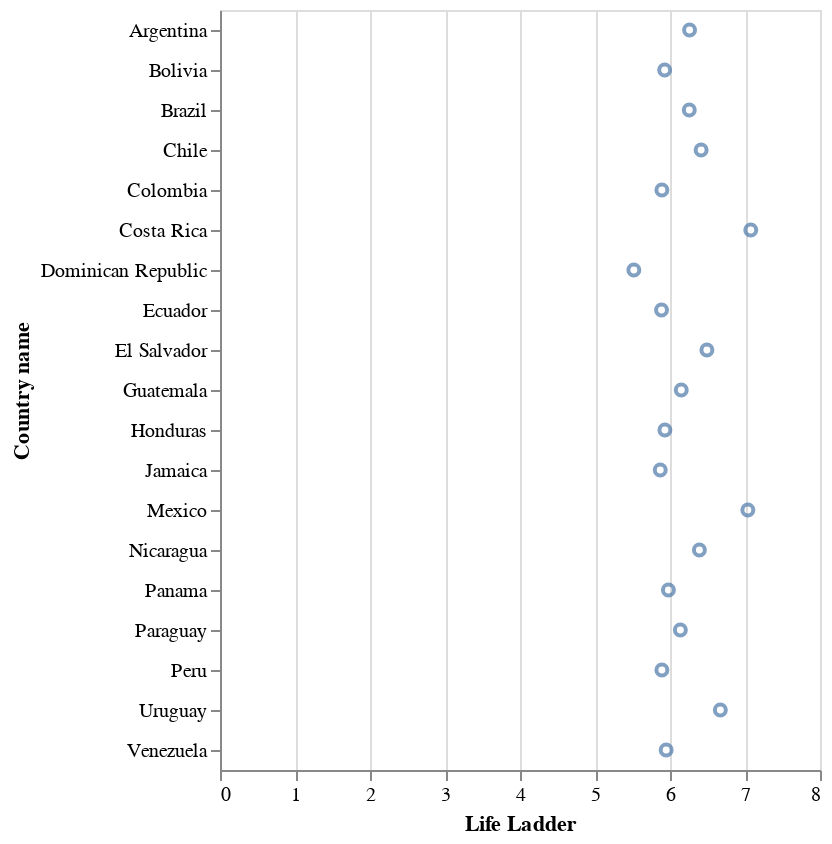

Here is the notebook cell this chart was saved with:
### Code cell
alt.Chart(happy_lac).mark_point().encode(
    alt.X("Life Ladder"),
    alt.Y("Country name")
)

### Figure 1 — Vega-Lite specification as saved in the notebook (floating-point values rounded to 4 significant figures)
{"config": {"view": {"continuousWidth": 300, "continuousHeight": 300}}, "data": {"name": "data-d6f2fa7d3b46e8375cb1e664682de5f6"}, "mark": {"type": "point"}, "encoding": {"x": {"field": "Life Ladder", "type": "quantitative"}, "y": {"field": "Country name", "type": "nominal"}}, "$schema": "https://vega.github.io/schema/vega-lite/v5.16.3.json", "datasets": {"data-d6f2fa7d3b46e8375cb1e664682de5f6": [{"Country name": "Argentina", "year": 2022, "Life Ladder": 6.261, "Log GDP per capita": 10.01, "Social support": 0.893, "Healthy life expectancy at birth": 67.25, "Freedom to make life choices": 0.825, "Generosity": -0.128, "Perceptions of corruption": 0.81, "Positive affect": 0.724, "Negative affect": 0.284, "Regional indicator": "Latin America and Caribbean", "_merge": "both"}, {"Country name": "Bolivia", "year": 2022, "Life Ladder": 5.929, "Log GDP per capita": 9.014, "Social support": 0.824, "Healthy life expectancy at birth": 63.75, "Freedom to make life choices": 0.865, "Generosity": -0.08, "Perceptions of corruption": 0.84, "Positive affect": 0.738, "Negative affect": 0.426, "Regional indicator": "Latin America and Caribbean", "_merge": "both"}, {"Country name": "Brazil", "year": 2022, "Life Ladder": 6.257, "Log GDP per capita": 9.611, "Social support": 0.866, "Healthy life expectancy at birth": 65.92, "Freedom to make life choices": 0.83, "Generosity": -0.061, "Perceptions of corruption": 0.742, "Positive affect": 0.681, "Negative affect": 0.341, "Regional indicator": "Latin America and Caribbean", "_merge": "both"}, {"Country name": "Chile", "year": 2022, "Life Ladder": 6.415, "Log GDP per capita": 10.15, "Social support": 0.887, "Healthy life expectancy at birth": 70.45, "Freedom to make life choices": 0.793, "Generosity": -0.011, "Perceptions of corruption": 0.796, "Positive affect": 0.775, "Negative affect": 0.253, "Regional indicator": "Latin America and Caribbean", "_merge": "both"}, {"Country name": "Colombia", "year": 2022, "Life Ladder": 5.892, "Log GDP per capita": 9.66, "Social support": 0.877, "Healthy life expectancy at birth": 69.53, "Freedom to make life choices": 0.799, "Generosity": -0.162, "Perceptions of corruption": 0.863, "Positive affect": 0.762, "Negative affect": 0.306, "Regional indicator": "Latin America and Caribbean", "_merge": "both"}, {"Country name": "Costa Rica", "year": 2022, "Life Ladder": 7.077, "Log GDP per capita": 9.998, "Social support": 0.902, "Healthy life expectancy at birth": 70.0, "Freedom to make life choices": 0.91, "Generosity": -0.047, "Perceptions of corruption": 0.751, "Positive affect": 0.793, "Negative affect": 0.272, "Regional indicator": "Latin America and Caribbean", "_merge": "both"}, {"Country name": "Dominican Republic", "year": 2022, "Life Ladder": 5.518, "Log GDP per capita": 9.874, "Social support": 0.82, "Healthy life expectancy at birth": 64.6, "Freedom to make life choices": 0.853, "Generosity": -0.084, "Perceptions of corruption": 0.656, "Positive affect": 0.723, "Negative affect": 0.306, "Regional indicator": "Latin America and Caribbean", "_merge": "both"}, {"Country name": "Ecuador", "year": 2022, "Life Ladder": 5.887, "Log GDP per capita": 9.29, "Social support": 0.825, "Healthy life expectancy at birth": 69.25, "Freedom to make life choices": 0.759, "Generosity": -0.08, "Perceptions of corruption": 0.866, "Positive affect": 0.777, "Negative affect": 0.356, "Regional indicator": "Latin America and Caribbean", "_merge": "both"}, {"Country name": "El Salvador", "year": 2022, "Life Ladder": 6.492, "Log GDP per capita": 9.135, "Social support": 0.772, "Healthy life expectancy at birth": 65.95, "Freedom to make life choices": 0.914, "Generosity": -0.112, "Perceptions of corruption": 0.621, "Positive affect": 0.823, "Negative affect": 0.296, "Regional indicator": "Latin America and Caribbean", "_merge": "both"}, {"Country name": "Guatemala", "year": 2022, "Life Ladder": 6.15, "Log GDP per capita": 9.116, "Social support": 0.806, "Healthy life expectancy at birth": 62.9, "Freedom to make life choices": 0.856, "Generosity": -0.057, "Perceptions of corruption": 0.835, "Positive affect": 0.835, "Negative affect": 0.263, "Regional indicator": "Latin America and Caribbean", "_merge": "both"}, {"Country name": "Honduras", "year": 2022, "Life Ladder": 5.932, "Log GDP per capita": 8.645, "Social support": 0.729, "Healthy life expectancy at birth": 64.28, "Freedom to make life choices": 0.851, "Generosity": 0.081, "Perceptions of corruption": 0.834, "Positive affect": 0.775, "Negative affect": 0.289, "Regional indicator": "Latin America and Caribbean", "_merge": "both"}, {"Country name": "Jamaica", "year": 2022, "Life Ladder": 5.87, "Log GDP per capita": 9.198, "Social support": 0.868, "Healthy life expectancy at birth": 66.6, "Freedom to make life choices": 0.874, "Generosity": -0.088, "Perceptions of corruption": 0.91, "Positive affect": 0.718, "Negative affect": 0.269, "Regional indicator": "Latin America and Caribbean", "_merge": "both"}, {"Country name": "Mexico", "year": 2022, "Life Ladder": 7.038, "Log GDP per capita": 9.876, "Social support": 0.858, "Healthy life expectancy at birth": 65.8, "Freedom to make life choices": 0.861, "Generosity": -0.121, "Perceptions of corruption": 0.78, "Positive affect": 0.818, "Negative affect": 0.205, "Regional indicator": "Latin America and Caribbean", "_merge": "both"}, {"Country name": "Nicaragua", "year": 2022, "Life Ladder": 6.392, "Log GDP per capita": 8.664, "Social support": 0.844, "Healthy life expectancy at birth": 65.72, "Freedom to make life choices": 0.914, "Generosity": -0.001, "Perceptions of corruption": 0.57, "Positive affect": 0.787, "Negative affect": 0.339, "Regional indicator": "Latin America and Caribbean", "_merge": "both"}, {"Country name": "Panama", "year": 2022, "Life Ladder": 5.979, "Log GDP per capita": 10.33, "Social support": 0.891, "Healthy life expectancy at birth": 69.0, "Freedom to make life choices": 0.899, "Generosity": -0.121, "Perceptions of corruption": 0.887, "Positive affect": 0.821, "Negative affect": 0.259, "Regional indicator": "Latin America and Caribbean", "_merge": "both"}, {"Country name": "Paraguay", "year": 2022, "Life Ladder": 6.138, "Log GDP per capita": 9.508, "Social support": 0.899, "Healthy life expectancy at birth": 65.95, "Freedom to make life choices": 0.922, "Generosity": -0.011, "Perceptions of corruption": 0.839, "Positive affect": 0.821, "Negative affect": 0.238, "Regional indicator": "Latin America and Caribbean", "_merge": "both"}, {"Country name": "Peru", "year": 2022, "Life Ladder": 5.892, "Log GDP per capita": 9.449, "Social support": 0.823, "Healthy life expectancy at birth": 70.03, "Freedom to make life choices": 0.764, "Generosity": -0.178, "Perceptions of corruption": 0.884, "Positive affect": 0.755, "Negative affect": 0.378, "Regional indicator": "Latin America and Caribbean", "_merge": "both"}, {"Country name": "Uruguay", "year": 2022, "Life Ladder": 6.671, "Log GDP per capita": 10.08, "Social support": 0.905, "Healthy life expectancy at birth": 67.5, "Freedom to make life choices": 0.878, "Generosity": -0.052, "Perceptions of corruption": 0.631, "Positive affect": 0.775, "Negative affect": 0.267, "Regional indicator": "Latin America and Caribbean", "_merge": "both"}, {"Country name": "Venezuela", "year": 2022, "Life Ladder": 5.949, "Log GDP per capita": null, "Social support": 0.899, "Healthy life expectancy at birth": 63.88, "Freedom to make life choices": 0.77, "Generosity": null, "Perceptions of corruption": 0.798, "Positive affect": 0.754, "Negative affect": 0.292, "Regional indicator": "Latin America and Caribbean", "_merge": "both"}]}}
